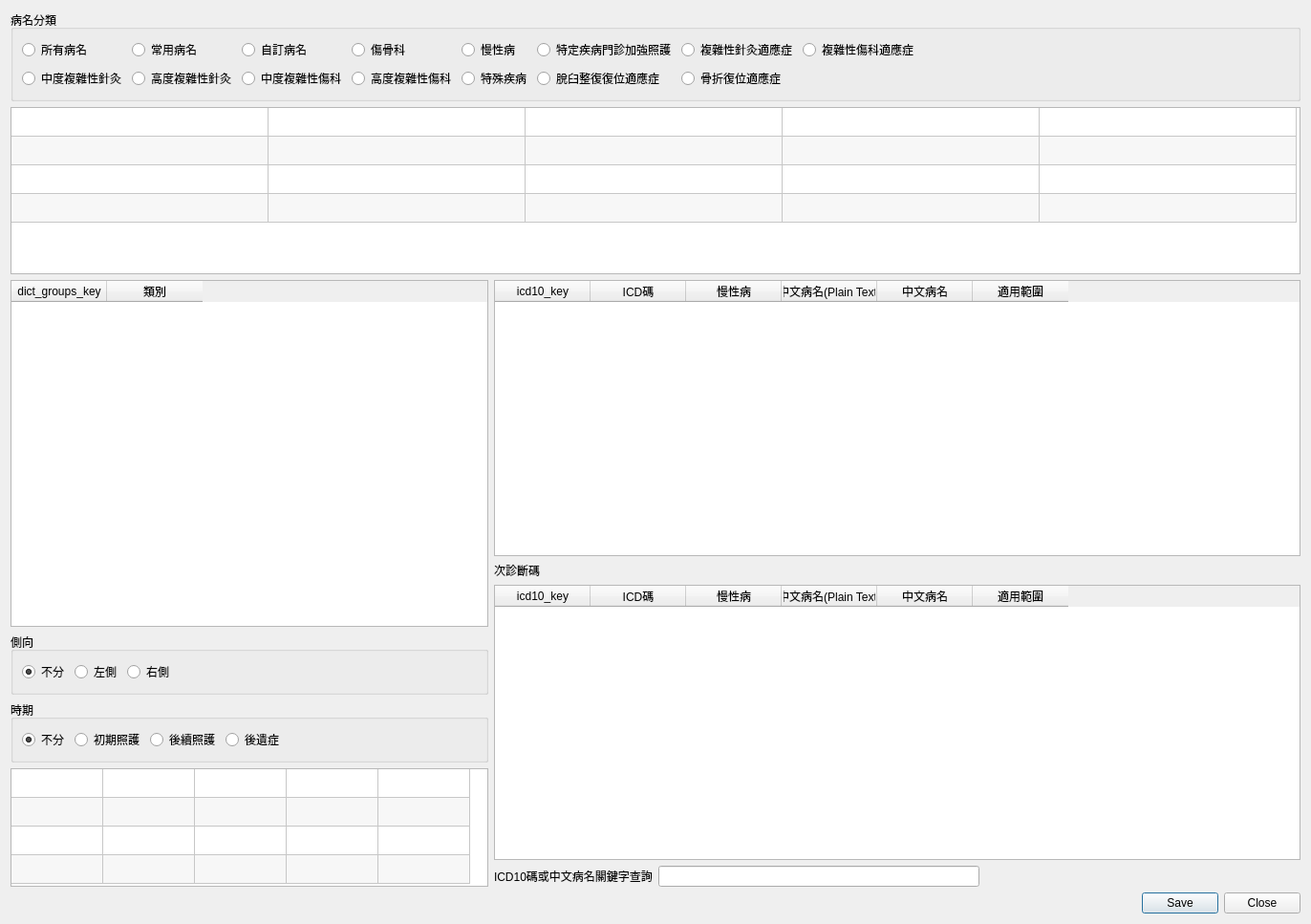
<?xml version="1.0" encoding="UTF-8"?>
<ui version="4.0">
 <class>Dialog_disease</class>
 <widget class="QDialog" name="Dialog_disease">
  <property name="windowModality">
   <enum>Qt::NonModal</enum>
  </property>
  <property name="geometry">
   <rect>
    <x>0</x>
    <y>0</y>
    <width>1372</width>
    <height>967</height>
   </rect>
  </property>
  <property name="sizePolicy">
   <sizepolicy hsizetype="Preferred" vsizetype="Preferred">
    <horstretch>0</horstretch>
    <verstretch>0</verstretch>
   </sizepolicy>
  </property>
  <property name="windowTitle">
   <string>ICD10病名</string>
  </property>
  <property name="modal">
   <bool>false</bool>
  </property>
  <layout class="QVBoxLayout" name="verticalLayout">
   <item>
    <widget class="QGroupBox" name="groupBox">
     <property name="title">
      <string>病名分類</string>
     </property>
     <property name="flat">
      <bool>true</bool>
     </property>
     <layout class="QGridLayout" name="gridLayout">
      <item row="0" column="1">
       <widget class="QRadioButton" name="radioButton_common">
        <property name="text">
         <string>常用病名</string>
        </property>
       </widget>
      </item>
      <item row="0" column="7">
       <widget class="QRadioButton" name="radioButton_complicated_acupuncture">
        <property name="text">
         <string>複雜性針灸適應症</string>
        </property>
       </widget>
      </item>
      <item row="0" column="9">
       <spacer name="horizontalSpacer">
        <property name="orientation">
         <enum>Qt::Horizontal</enum>
        </property>
        <property name="sizeHint" stdset="0">
         <size>
          <width>40</width>
          <height>20</height>
         </size>
        </property>
       </spacer>
      </item>
      <item row="0" column="3">
       <widget class="QRadioButton" name="radioButton_treat">
        <property name="text">
         <string>傷骨科</string>
        </property>
       </widget>
      </item>
      <item row="0" column="0">
       <widget class="QRadioButton" name="radioButton_all">
        <property name="text">
         <string>所有病名</string>
        </property>
        <property name="checked">
         <bool>false</bool>
        </property>
       </widget>
      </item>
      <item row="0" column="4">
       <widget class="QRadioButton" name="radioButton_chronic">
        <property name="text">
         <string>慢性病</string>
        </property>
       </widget>
      </item>
      <item row="0" column="8">
       <widget class="QRadioButton" name="radioButton_complicated_massage">
        <property name="text">
         <string>複雜性傷科適應症</string>
        </property>
       </widget>
      </item>
      <item row="1" column="1">
       <widget class="QRadioButton" name="radioButton_highly_complicated_acupuncture">
        <property name="text">
         <string>高度複雜性針灸</string>
        </property>
        <property name="checked">
         <bool>false</bool>
        </property>
       </widget>
      </item>
      <item row="1" column="0">
       <widget class="QRadioButton" name="radioButton_moderate_complicated_acupuncture">
        <property name="text">
         <string>中度複雜性針灸</string>
        </property>
        <property name="checked">
         <bool>false</bool>
        </property>
       </widget>
      </item>
      <item row="0" column="5">
       <widget class="QRadioButton" name="radioButton_ins_care">
        <property name="text">
         <string>特定疾病門診加強照護</string>
        </property>
       </widget>
      </item>
      <item row="0" column="2">
       <widget class="QRadioButton" name="radioButton_custom">
        <property name="text">
         <string>自訂病名</string>
        </property>
       </widget>
      </item>
      <item row="1" column="2">
       <widget class="QRadioButton" name="radioButton_moderate_complicated_massage">
        <property name="text">
         <string>中度複雜性傷科</string>
        </property>
        <property name="checked">
         <bool>false</bool>
        </property>
       </widget>
      </item>
      <item row="1" column="3">
       <widget class="QRadioButton" name="radioButton_highly_complicated_massage">
        <property name="text">
         <string>高度複雜性傷科</string>
        </property>
        <property name="checked">
         <bool>false</bool>
        </property>
       </widget>
      </item>
      <item row="1" column="4">
       <widget class="QRadioButton" name="radioButton_moderate_complicated_massage_with_special_disease">
        <property name="text">
         <string>特殊疾病</string>
        </property>
        <property name="checked">
         <bool>false</bool>
        </property>
       </widget>
      </item>
      <item row="1" column="5">
       <widget class="QRadioButton" name="radioButton_dislocate">
        <property name="text">
         <string>脫臼整復復位適應症</string>
        </property>
        <property name="checked">
         <bool>false</bool>
        </property>
       </widget>
      </item>
      <item row="1" column="7">
       <widget class="QRadioButton" name="radioButton_fracture">
        <property name="text">
         <string>骨折復位適應症</string>
        </property>
        <property name="checked">
         <bool>false</bool>
        </property>
       </widget>
      </item>
     </layout>
    </widget>
   </item>
   <item>
    <widget class="QTableWidget" name="tableWidget_groups">
     <property name="maximumSize">
      <size>
       <width>16777215</width>
       <height>175</height>
      </size>
     </property>
     <property name="editTriggers">
      <set>QAbstractItemView::NoEditTriggers</set>
     </property>
     <property name="alternatingRowColors">
      <bool>true</bool>
     </property>
     <property name="selectionMode">
      <enum>QAbstractItemView::SingleSelection</enum>
     </property>
     <property name="selectionBehavior">
      <enum>QAbstractItemView::SelectItems</enum>
     </property>
     <property name="rowCount">
      <number>4</number>
     </property>
     <property name="columnCount">
      <number>5</number>
     </property>
     <attribute name="horizontalHeaderVisible">
      <bool>false</bool>
     </attribute>
     <attribute name="horizontalHeaderMinimumSectionSize">
      <number>27</number>
     </attribute>
     <attribute name="horizontalHeaderDefaultSectionSize">
      <number>269</number>
     </attribute>
     <attribute name="verticalHeaderVisible">
      <bool>false</bool>
     </attribute>
     <row/>
     <row/>
     <row/>
     <row/>
     <column/>
     <column/>
     <column/>
     <column/>
     <column/>
    </widget>
   </item>
   <item>
    <layout class="QHBoxLayout" name="horizontalLayout">
     <item>
      <widget class="QFrame" name="verticalFrame">
       <property name="maximumSize">
        <size>
         <width>500</width>
         <height>16777215</height>
        </size>
       </property>
       <layout class="QVBoxLayout" name="verticalLayout_2">
        <property name="leftMargin">
         <number>0</number>
        </property>
        <property name="topMargin">
         <number>0</number>
        </property>
        <property name="rightMargin">
         <number>0</number>
        </property>
        <property name="bottomMargin">
         <number>0</number>
        </property>
        <item>
         <widget class="QTableWidget" name="tableWidget_groups_name">
          <property name="maximumSize">
           <size>
            <width>16777215</width>
            <height>16777215</height>
           </size>
          </property>
          <property name="editTriggers">
           <set>QAbstractItemView::NoEditTriggers</set>
          </property>
          <property name="selectionMode">
           <enum>QAbstractItemView::SingleSelection</enum>
          </property>
          <property name="selectionBehavior">
           <enum>QAbstractItemView::SelectRows</enum>
          </property>
          <column>
           <property name="text">
            <string>dict_groups_key</string>
           </property>
          </column>
          <column>
           <property name="text">
            <string>類別</string>
           </property>
          </column>
         </widget>
        </item>
        <item>
         <widget class="QGroupBox" name="groupBox_side">
          <property name="title">
           <string>側向</string>
          </property>
          <layout class="QHBoxLayout" name="horizontalLayout_2">
           <item>
            <widget class="QRadioButton" name="radioButton_no_side">
             <property name="text">
              <string>不分</string>
             </property>
             <property name="checked">
              <bool>true</bool>
             </property>
            </widget>
           </item>
           <item>
            <widget class="QRadioButton" name="radioButton_left_side">
             <property name="text">
              <string>左側</string>
             </property>
            </widget>
           </item>
           <item>
            <widget class="QRadioButton" name="radioButton_right_side">
             <property name="text">
              <string>右側</string>
             </property>
            </widget>
           </item>
           <item>
            <spacer name="horizontalSpacer_2">
             <property name="orientation">
              <enum>Qt::Horizontal</enum>
             </property>
             <property name="sizeHint" stdset="0">
              <size>
               <width>40</width>
               <height>20</height>
              </size>
             </property>
            </spacer>
           </item>
          </layout>
         </widget>
        </item>
        <item>
         <widget class="QGroupBox" name="groupBox_period">
          <property name="title">
           <string>時期</string>
          </property>
          <layout class="QHBoxLayout" name="horizontalLayout_4">
           <item>
            <widget class="QRadioButton" name="radioButton_no_period">
             <property name="text">
              <string>不分</string>
             </property>
             <property name="checked">
              <bool>true</bool>
             </property>
            </widget>
           </item>
           <item>
            <widget class="QRadioButton" name="radioButton_period1">
             <property name="text">
              <string>初期照護</string>
             </property>
            </widget>
           </item>
           <item>
            <widget class="QRadioButton" name="radioButton_period2">
             <property name="text">
              <string>後續照護</string>
             </property>
            </widget>
           </item>
           <item>
            <widget class="QRadioButton" name="radioButton_period3">
             <property name="text">
              <string>後遺症</string>
             </property>
            </widget>
           </item>
           <item>
            <spacer name="horizontalSpacer_3">
             <property name="orientation">
              <enum>Qt::Horizontal</enum>
             </property>
             <property name="sizeHint" stdset="0">
              <size>
               <width>40</width>
               <height>20</height>
              </size>
             </property>
            </spacer>
           </item>
          </layout>
         </widget>
        </item>
        <item>
         <widget class="QTableWidget" name="tableWidget_injury">
          <property name="maximumSize">
           <size>
            <width>16777215</width>
            <height>124</height>
           </size>
          </property>
          <property name="editTriggers">
           <set>QAbstractItemView::NoEditTriggers</set>
          </property>
          <property name="alternatingRowColors">
           <bool>true</bool>
          </property>
          <property name="selectionMode">
           <enum>QAbstractItemView::SingleSelection</enum>
          </property>
          <property name="rowCount">
           <number>4</number>
          </property>
          <attribute name="horizontalHeaderVisible">
           <bool>false</bool>
          </attribute>
          <attribute name="horizontalHeaderDefaultSectionSize">
           <number>96</number>
          </attribute>
          <attribute name="verticalHeaderVisible">
           <bool>false</bool>
          </attribute>
          <row/>
          <row/>
          <row/>
          <row/>
          <column>
           <property name="text">
            <string>New Column</string>
           </property>
          </column>
          <column>
           <property name="text">
            <string>New Column</string>
           </property>
          </column>
          <column>
           <property name="text">
            <string>New Column</string>
           </property>
          </column>
          <column>
           <property name="text">
            <string>New Column</string>
           </property>
          </column>
          <column>
           <property name="text">
            <string>New Column</string>
           </property>
          </column>
         </widget>
        </item>
       </layout>
      </widget>
     </item>
     <item>
      <layout class="QVBoxLayout" name="verticalLayout_3">
       <item>
        <widget class="QTableWidget" name="tableWidget_disease">
         <property name="editTriggers">
          <set>QAbstractItemView::NoEditTriggers</set>
         </property>
         <property name="selectionMode">
          <enum>QAbstractItemView::SingleSelection</enum>
         </property>
         <property name="selectionBehavior">
          <enum>QAbstractItemView::SelectRows</enum>
         </property>
         <column>
          <property name="text">
           <string>icd10_key</string>
          </property>
         </column>
         <column>
          <property name="text">
           <string>ICD碼</string>
          </property>
         </column>
         <column>
          <property name="text">
           <string>慢性病</string>
          </property>
         </column>
         <column>
          <property name="text">
           <string>中文病名(Plain Text)</string>
          </property>
         </column>
         <column>
          <property name="text">
           <string>中文病名</string>
          </property>
         </column>
         <column>
          <property name="text">
           <string>適用範圍</string>
          </property>
         </column>
        </widget>
       </item>
       <item>
        <widget class="QLabel" name="label_disease2">
         <property name="text">
          <string>次診斷碼</string>
         </property>
        </widget>
       </item>
       <item>
        <widget class="QTableWidget" name="tableWidget_disease2">
         <property name="editTriggers">
          <set>QAbstractItemView::NoEditTriggers</set>
         </property>
         <property name="selectionMode">
          <enum>QAbstractItemView::SingleSelection</enum>
         </property>
         <property name="selectionBehavior">
          <enum>QAbstractItemView::SelectRows</enum>
         </property>
         <column>
          <property name="text">
           <string>icd10_key</string>
          </property>
         </column>
         <column>
          <property name="text">
           <string>ICD碼</string>
          </property>
         </column>
         <column>
          <property name="text">
           <string>慢性病</string>
          </property>
         </column>
         <column>
          <property name="text">
           <string>中文病名(Plain Text)</string>
          </property>
         </column>
         <column>
          <property name="text">
           <string>中文病名</string>
          </property>
         </column>
         <column>
          <property name="text">
           <string>適用範圍</string>
          </property>
         </column>
        </widget>
       </item>
       <item>
        <layout class="QHBoxLayout" name="horizontalLayout_5">
         <item>
          <widget class="QLabel" name="label_3">
           <property name="text">
            <string>ICD10碼或中文病名關鍵字查詢</string>
           </property>
          </widget>
         </item>
         <item>
          <widget class="QLineEdit" name="lineEdit_keyword">
           <property name="clearButtonEnabled">
            <bool>true</bool>
           </property>
          </widget>
         </item>
         <item>
          <spacer name="horizontalSpacer_4">
           <property name="orientation">
            <enum>Qt::Horizontal</enum>
           </property>
           <property name="sizeHint" stdset="0">
            <size>
             <width>40</width>
             <height>20</height>
            </size>
           </property>
          </spacer>
         </item>
        </layout>
       </item>
      </layout>
     </item>
    </layout>
   </item>
   <item>
    <widget class="QDialogButtonBox" name="buttonBox">
     <property name="standardButtons">
      <set>QDialogButtonBox::Close|QDialogButtonBox::Save</set>
     </property>
    </widget>
   </item>
  </layout>
 </widget>
 <resources/>
 <connections/>
</ui>
